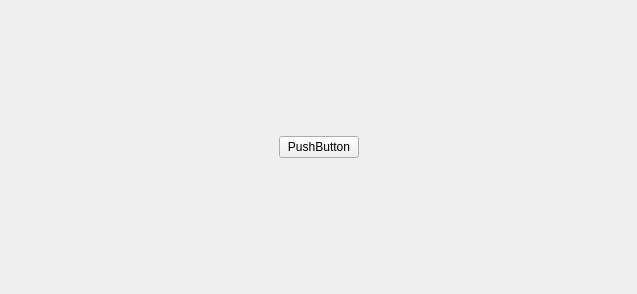
<?xml version="1.0" encoding="UTF-8"?>
<ui version="4.0">
 <class>ButtonGroup</class>
 <widget class="QWidget" name="ButtonGroup">
  <property name="geometry">
   <rect>
    <x>0</x>
    <y>0</y>
    <width>637</width>
    <height>294</height>
   </rect>
  </property>
  <property name="windowTitle">
   <string>Form</string>
  </property>
  <layout class="QHBoxLayout" name="horizontalLayout">
   <property name="spacing">
    <number>0</number>
   </property>
   <property name="leftMargin">
    <number>0</number>
   </property>
   <property name="topMargin">
    <number>0</number>
   </property>
   <property name="rightMargin">
    <number>0</number>
   </property>
   <property name="bottomMargin">
    <number>0</number>
   </property>
   <item>
    <widget class="QStackedWidget" name="stackedWidget">
     <property name="currentIndex">
      <number>0</number>
     </property>
     <widget class="QWidget" name="start_page">
      <layout class="QHBoxLayout" name="horizontalLayout_2">
       <item>
        <spacer name="horizontalSpacer">
         <property name="orientation">
          <enum>Qt::Orientation::Horizontal</enum>
         </property>
         <property name="sizeHint" stdset="0">
          <size>
           <width>240</width>
           <height>20</height>
          </size>
         </property>
        </spacer>
       </item>
       <item>
        <widget class="MyButton" name="start">
         <property name="text">
          <string>PushButton</string>
         </property>
        </widget>
       </item>
       <item>
        <spacer name="horizontalSpacer_2">
         <property name="orientation">
          <enum>Qt::Orientation::Horizontal</enum>
         </property>
         <property name="sizeHint" stdset="0">
          <size>
           <width>239</width>
           <height>20</height>
          </size>
         </property>
        </spacer>
       </item>
      </layout>
     </widget>
     <widget class="QWidget" name="play_a_card_page">
      <layout class="QHBoxLayout" name="horizontalLayout_3">
       <item>
        <spacer name="horizontalSpacer_3">
         <property name="orientation">
          <enum>Qt::Orientation::Horizontal</enum>
         </property>
         <property name="sizeHint" stdset="0">
          <size>
           <width>228</width>
           <height>20</height>
          </size>
         </property>
        </spacer>
       </item>
       <item>
        <widget class="MyButton" name="play_a_card">
         <property name="text">
          <string>PushButton</string>
         </property>
        </widget>
       </item>
       <item>
        <spacer name="horizontalSpacer_4">
         <property name="orientation">
          <enum>Qt::Orientation::Horizontal</enum>
         </property>
         <property name="sizeHint" stdset="0">
          <size>
           <width>227</width>
           <height>20</height>
          </size>
         </property>
        </spacer>
       </item>
      </layout>
     </widget>
     <widget class="QWidget" name="pass_or_play_page">
      <layout class="QHBoxLayout" name="horizontalLayout_4">
       <item>
        <spacer name="horizontalSpacer_5">
         <property name="orientation">
          <enum>Qt::Orientation::Horizontal</enum>
         </property>
         <property name="sizeHint" stdset="0">
          <size>
           <width>155</width>
           <height>20</height>
          </size>
         </property>
        </spacer>
       </item>
       <item>
        <widget class="MyButton" name="pass">
         <property name="text">
          <string>PushButton</string>
         </property>
        </widget>
       </item>
       <item>
        <spacer name="horizontalSpacer_6">
         <property name="orientation">
          <enum>Qt::Orientation::Horizontal</enum>
         </property>
         <property name="sizeType">
          <enum>QSizePolicy::Policy::Fixed</enum>
         </property>
         <property name="sizeHint" stdset="0">
          <size>
           <width>15</width>
           <height>20</height>
          </size>
         </property>
        </spacer>
       </item>
       <item>
        <widget class="MyButton" name="play_a_card1">
         <property name="text">
          <string>PushButton</string>
         </property>
        </widget>
       </item>
       <item>
        <spacer name="horizontalSpacer_7">
         <property name="orientation">
          <enum>Qt::Orientation::Horizontal</enum>
         </property>
         <property name="sizeHint" stdset="0">
          <size>
           <width>154</width>
           <height>20</height>
          </size>
         </property>
        </spacer>
       </item>
      </layout>
     </widget>
     <widget class="QWidget" name="bid_lord_page">
      <layout class="QHBoxLayout" name="horizontalLayout_5">
       <item>
        <spacer name="horizontalSpacer_8">
         <property name="orientation">
          <enum>Qt::Orientation::Horizontal</enum>
         </property>
         <property name="sizeHint" stdset="0">
          <size>
           <width>13</width>
           <height>20</height>
          </size>
         </property>
        </spacer>
       </item>
       <item>
        <widget class="MyButton" name="give_up">
         <property name="text">
          <string>PushButton</string>
         </property>
        </widget>
       </item>
       <item>
        <spacer name="horizontalSpacer_10">
         <property name="orientation">
          <enum>Qt::Orientation::Horizontal</enum>
         </property>
         <property name="sizeType">
          <enum>QSizePolicy::Policy::Fixed</enum>
         </property>
         <property name="sizeHint" stdset="0">
          <size>
           <width>15</width>
           <height>20</height>
          </size>
         </property>
        </spacer>
       </item>
       <item>
        <widget class="MyButton" name="one_point">
         <property name="text">
          <string>PushButton</string>
         </property>
        </widget>
       </item>
       <item>
        <spacer name="horizontalSpacer_11">
         <property name="orientation">
          <enum>Qt::Orientation::Horizontal</enum>
         </property>
         <property name="sizeType">
          <enum>QSizePolicy::Policy::Fixed</enum>
         </property>
         <property name="sizeHint" stdset="0">
          <size>
           <width>15</width>
           <height>20</height>
          </size>
         </property>
        </spacer>
       </item>
       <item>
        <widget class="MyButton" name="two_points">
         <property name="text">
          <string>PushButton</string>
         </property>
        </widget>
       </item>
       <item>
        <spacer name="horizontalSpacer_12">
         <property name="orientation">
          <enum>Qt::Orientation::Horizontal</enum>
         </property>
         <property name="sizeType">
          <enum>QSizePolicy::Policy::Fixed</enum>
         </property>
         <property name="sizeHint" stdset="0">
          <size>
           <width>15</width>
           <height>20</height>
          </size>
         </property>
        </spacer>
       </item>
       <item>
        <widget class="MyButton" name="three_points">
         <property name="text">
          <string>PushButton</string>
         </property>
        </widget>
       </item>
       <item>
        <spacer name="horizontalSpacer_9">
         <property name="orientation">
          <enum>Qt::Orientation::Horizontal</enum>
         </property>
         <property name="sizeHint" stdset="0">
          <size>
           <width>13</width>
           <height>20</height>
          </size>
         </property>
        </spacer>
       </item>
      </layout>
     </widget>
     <widget class="QWidget" name="null_page"/>
    </widget>
   </item>
  </layout>
 </widget>
 <customwidgets>
  <customwidget>
   <class>MyButton</class>
   <extends>QPushButton</extends>
   <header>mybutton.h</header>
  </customwidget>
 </customwidgets>
 <resources/>
 <connections/>
</ui>
